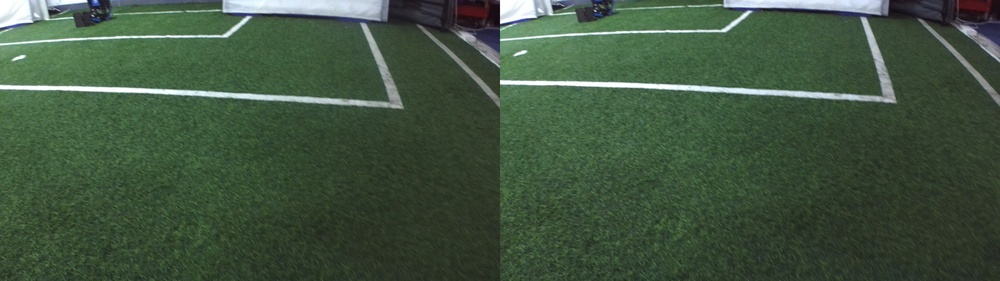
//> input picture dataset/WIN_20241119_21_18_53_Pro.jpg, 1000 x 281 px, shrunk from 4416 x 1242 before the run
$ ./main   (built with g++ and OpenCV 4)
//> lines starting //> are read from the running program, lines starting //| are printed output that depends on the picture; after the words box and inside, x2 and y2 are one past the last pixel; in counts of white or black regions, pixels touching at a corner belong together
#include <opencv2/opencv.hpp>
#include <iostream>
#include <vector>

using namespace cv;
using namespace std;

// 滑块的大小
const int SLIDER_SIZE = 5;

// 使用 K-means 聚类分割图像
void kmeansSegmentation(Mat& img, int clusters) {
    // 将图像数据转换为一个一维向量
    Mat imgData = img.reshape(1, img.rows * img.cols);
    imgData.convertTo(imgData, CV_32F);  // 转换为 float 类型

    // 进行 K-means 聚类
    Mat labels, centers;
    kmeans(imgData, clusters, labels, TermCriteria(TermCriteria::EPS + TermCriteria::COUNT, 100, 0.2), 10, KMEANS_PP_CENTERS, centers);

    // 将聚类中心转换为 Vec3b 类型
    centers.convertTo(centers, CV_8U);

    // 将聚类结果应用到原图像
    Mat segmentedImg = img.clone();
    for (int i = 0; i < img.rows * img.cols; i++) {
        int clusterIdx = labels.at<int>(i);
        // 获取聚类中心，并转换为 Vec3b
        Vec3b color(centers.at<float>(clusterIdx, 0), centers.at<float>(clusterIdx, 1), centers.at<float>(clusterIdx, 2));
        segmentedImg.at<Vec3b>(i / img.cols, i % img.cols) = color;
    }

    // // 显示聚类后的结果
    // imshow("K-means Segmentation", segmentedImg);
    // 另存聚类后的结果
    imwrite("segmented_image4.jpg", segmentedImg);


    // waitKey(0);
}

// 计算滑块区域的平均颜色
Vec3b calculateAverageColor(const Mat& img, int x, int y, int sliderSize) {
    // 确保滑块不会越界
    int startX = x;
    int startY = y;
    int endX = min(img.cols, x + sliderSize);
    int endY = min(img.rows, y + sliderSize);
    int B=0,G=0,R=0;

    int count = 0;

    for (int i = startY; i < endY; i++) {
        for (int j = startX; j < endX; j++) {
            // sumColor += img.at<Vec3b>(i, j);  // 累加 RGB 颜色
            B+=img.at<Vec3b>(i, j)[0];
            G+=img.at<Vec3b>(i, j)[1];
            R+=img.at<Vec3b>(i, j)[2];
            cout<<"color"<<B<<"xiaihg"<<G<<"dgsj"<<R<<endl;
            count++;
        }
    }

    // 绿色条件
    if (G > 100 && R < 70 && B < 70) {
        return cv::Vec3b(0, 255, 0); // 绿色
    }
    // 白色条件
    else if (abs(R - G) < 50 && abs(G - B) < 50 && R > 100 && G > 100 && B > 100) {
        return cv::Vec3b(255, 255, 255); // 白色
    }
    // 其他颜色
    else {
        return cv::Vec3b(0, 0, 0); // 其他颜色 (黑色)
    }
    // return Vec3b(B / count, G / count, R / count);
}

// 遍历图像使用滑块计算颜色，并进行聚类
void processImage(const Mat& img, int clusters) {
    Mat result = img.clone();
    for (int y = 0; y < img.rows; y += SLIDER_SIZE) {
        for (int x = 0; x < img.cols; x += SLIDER_SIZE) {
            // 计算滑块区域的平均颜色
            Vec3b avgColor = calculateAverageColor(img, x, y, SLIDER_SIZE);

            // 设置滑块区域的颜色为平均颜色
            for (int i = y; i < min(y + SLIDER_SIZE, img.rows); i++) {
                for (int j = x; j < min(x + SLIDER_SIZE, img.cols); j++) {
                    result.at<Vec3b>(i, j) = avgColor;
                }
            }
        }
    }

    // 显示结果图像
    // imshow("Processed Image", result);
    imwrite("Processed_image4.jpg", result);

    // waitKey(0);

    // 使用 K-means 进行聚类分割
    kmeansSegmentation(result, clusters);
}

int main(int argc, char** argv) {
    // 加载图像
    string imagePath = "dataset/WIN_20241119_21_18_53_Pro.jpg";  // 图像路径
    Mat img = imread(imagePath);
//> img is the input picture: 281 rows x 1000 cols, CV_8UC3; mean B, G, R 63.8, 85.2, 65.2
    imshow("IMAGE", img);
    waitKey(0);
    if (img.empty()) {
        cout << "Error loading image!" << endl;
        return -1;
    }

    // 处理图像：设置聚类数量为5
    processImage(img, 5);
//> after the loop in processImage, `for (int y = 0; y < img.rows; y += SLIDER_SIZE)`:
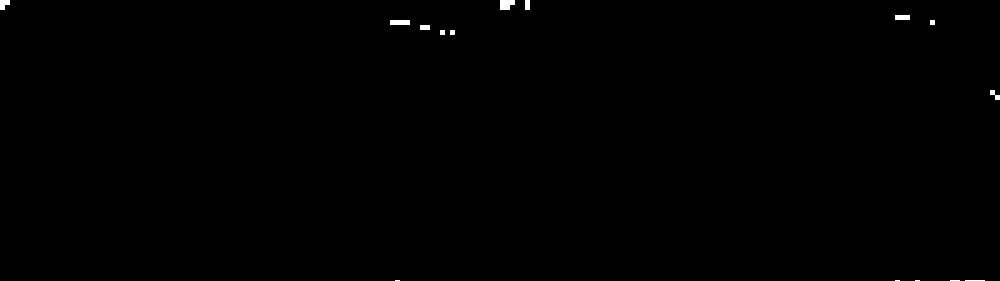
//> result: 281 rows x 1000 cols, CV_8UC3; 0.23% white; 15 white regions (4 under 20 px), largest, box (x1, y1, x2, y2) and area: (500, 0, 515, 10) 125, (390, 20, 410, 25) 100, (0, 0, 10, 10) 75
//> in kmeansSegmentation, `kmeans(imgData, clusters, labels, TermCriteria(TermCriteria::EPS + Ter..`: centers = [[0, 0, 0], [255, 255, 255], [0, 0, 0], [0, 0, 0], [0, 0, 0]]
//> the loop in kmeansSegmentation, `for (int i = 0; i < img.rows * img.cols; i++)` made 281000 passes
//> clusterIdx on passes 1 to 3: 1, 1, 1
//> after the loop in kmeansSegmentation, `for (int i = 0; i < img.rows * img.cols; i++)`: segmentedImg: 281 rows x 1000 cols, CV_8UC3; 0.23% of pixels changed, all inside (x1, y1, x2, y2) = (0, 0, 1000, 281)

    return 0;
}

$ run again, with dataset/WIN_20241119_21_18_44_Pro.jpg copied over dataset/WIN_20241119_21_18_53_Pro.jpg
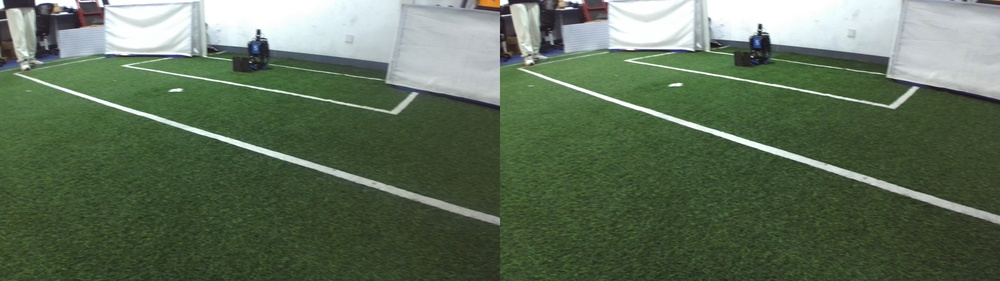
//> input picture dataset/WIN_20241119_21_18_44_Pro.jpg, 1000 x 281 px, shrunk from 4416 x 1242 before the run
//> img is the input picture: 281 rows x 1000 cols, CV_8UC3; mean B, G, R 87.8, 110.4, 93.9
//> after the loop in processImage, `for (int y = 0; y < img.rows; y += SLIDER_SIZE)`:
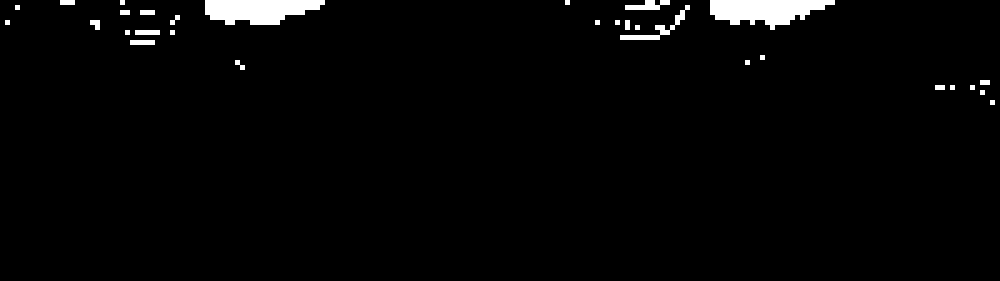
//> result: 281 rows x 1000 cols, CV_8UC3; 2.3% white; 30 white regions, largest, box (x1, y1, x2, y2) and area: (710, 0, 835, 30) 2350, (205, 0, 325, 25) 2250, (620, 5, 690, 40) 450
//> centers = [[0, 0, 0], [255, 255, 255], [0, 0, 0], [0, 0, 0], [0, 0, 0]]

$ run again, with dataset/WIN_20241119_21_18_47_Pro.jpg copied over dataset/WIN_20241119_21_18_53_Pro.jpg
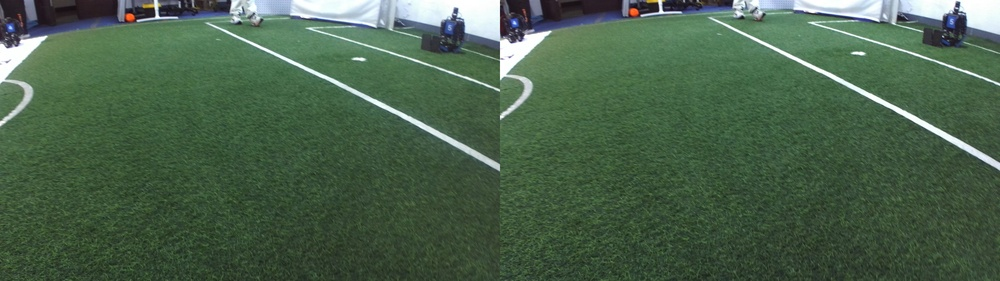
//> input picture dataset/WIN_20241119_21_18_47_Pro.jpg, 1000 x 281 px, shrunk from 4416 x 1242 before the run
//> img is the input picture: 281 rows x 1000 cols, CV_8UC3; mean B, G, R 74.8, 98.2, 73.8
//> after the loop in processImage, `for (int y = 0; y < img.rows; y += SLIDER_SIZE)`:
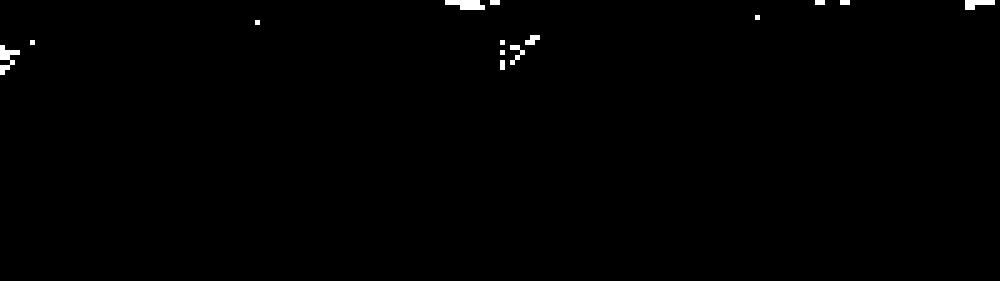
//> result: 281 rows x 1000 cols, CV_8UC3; 0.47% white; 14 white regions, largest, box (x1, y1, x2, y2) and area: (445, 0, 485, 10) 300, (0, 45, 20, 75) 275, (965, 0, 995, 10) 200
//> centers = [[0, 0, 0], [255, 255, 255], [0, 0, 0], [0, 0, 0], [0, 0, 0]]

$ run again, with dataset/WIN_20241119_21_18_48_Pro.jpg copied over dataset/WIN_20241119_21_18_53_Pro.jpg
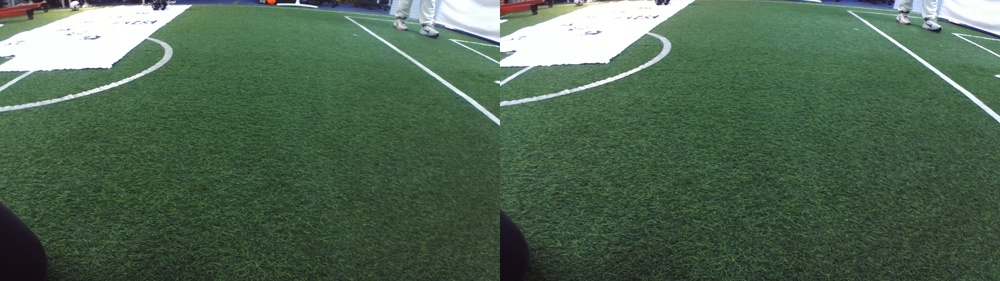
//> input picture dataset/WIN_20241119_21_18_48_Pro.jpg, 1000 x 281 px, shrunk from 4416 x 1242 before the run
//> img is the input picture: 281 rows x 1000 cols, CV_8UC3; mean B, G, R 80.7, 102.2, 78.4
//> after the loop in processImage, `for (int y = 0; y < img.rows; y += SLIDER_SIZE)`:
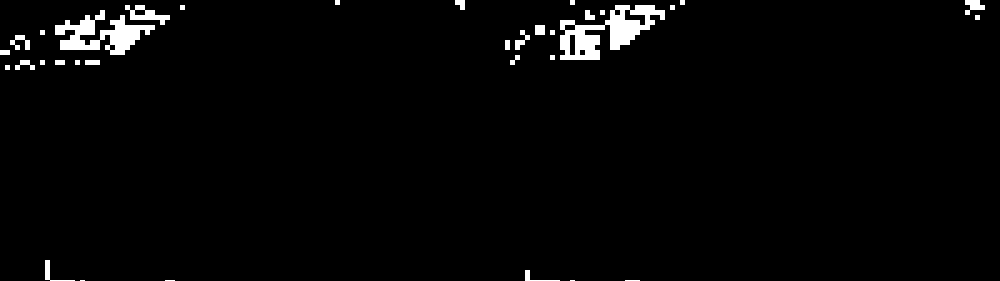
//> result: 281 rows x 1000 cols, CV_8UC3; 2.3% white; 34 white regions (4 under 20 px), largest, box (x1, y1, x2, y2) and area: (560, 5, 665, 60) 2550, (55, 10, 155, 55) 1975, (125, 5, 170, 25) 375
//> centers = [[0, 0, 0], [255, 255, 255], [0, 0, 0], [0, 0, 0], [0, 0, 0]]
